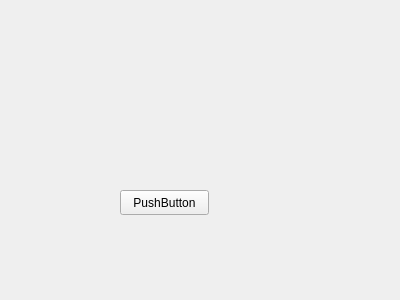
<?xml version="1.0" encoding="UTF-8"?>
<ui version="4.0">
 <class>Form</class>
 <widget class="QWidget" name="Form">
  <property name="geometry">
   <rect>
    <x>0</x>
    <y>0</y>
    <width>400</width>
    <height>300</height>
   </rect>
  </property>
  <property name="windowTitle">
   <string>Form</string>
  </property>
  <widget class="QPushButton" name="pushButton">
   <property name="geometry">
    <rect>
     <x>120</x>
     <y>190</y>
     <width>89</width>
     <height>25</height>
    </rect>
   </property>
   <property name="text">
    <string>PushButton</string>
   </property>
  </widget>
 </widget>
 <resources/>
 <connections/>
</ui>
